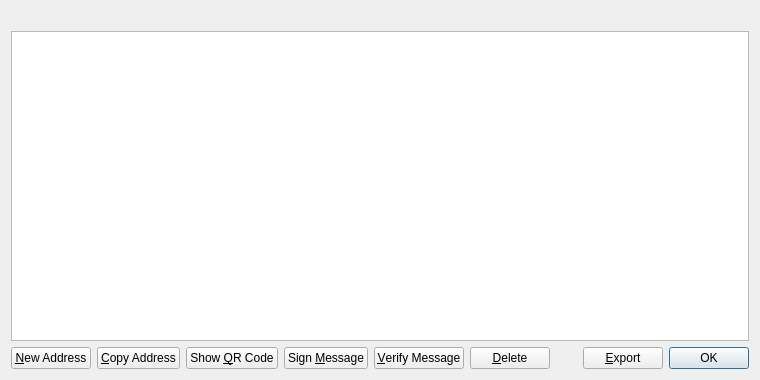
<?xml version="1.0" encoding="UTF-8"?>
<ui version="4.0">
 <class>AddressBookPage</class>
 <widget class="QWidget" name="AddressBookPage">
  <property name="geometry">
   <rect>
    <x>0</x>
    <y>0</y>
    <width>760</width>
    <height>380</height>
   </rect>
  </property>
  <property name="windowTitle">
   <string>Address Book</string>
  </property>
  <layout class="QVBoxLayout" name="verticalLayout">
   <item>
    <widget class="QLabel" name="labelExplanation">
     <property name="textFormat">
      <enum>Qt::PlainText</enum>
     </property>
     <property name="wordWrap">
      <bool>true</bool>
     </property>
    </widget>
   </item>
   <item>
    <widget class="QTableView" name="tableView">
     <property name="contextMenuPolicy">
      <enum>Qt::CustomContextMenu</enum>
     </property>
     <property name="toolTip">
      <string>Double-click to edit address or label</string>
     </property>
     <property name="tabKeyNavigation">
      <bool>false</bool>
     </property>
     <property name="alternatingRowColors">
      <bool>true</bool>
     </property>
     <property name="selectionMode">
      <enum>QAbstractItemView::SingleSelection</enum>
     </property>
     <property name="selectionBehavior">
      <enum>QAbstractItemView::SelectRows</enum>
     </property>
     <property name="sortingEnabled">
      <bool>true</bool>
     </property>
     <attribute name="verticalHeaderVisible">
      <bool>false</bool>
     </attribute>
    </widget>
   </item>
   <item>
    <layout class="QHBoxLayout" name="horizontalLayout">
     <item>
      <widget class="QPushButton" name="newAddress">
       <property name="toolTip">
        <string>Create a new address</string>
       </property>
       <property name="text">
        <string>&amp;New Address</string>
       </property>
       <property name="icon">
        <iconset resource="../bitcoin.qrc">
         <normaloff>:/icons/add</normaloff>:/icons/add</iconset>
       </property>
      </widget>
     </item>
     <item>
      <widget class="QPushButton" name="copyAddress">
       <property name="toolTip">
        <string>Copy the currently selected address to the system clipboard</string>
       </property>
       <property name="text">
        <string>&amp;Copy Address</string>
       </property>
       <property name="icon">
        <iconset resource="../bitcoin.qrc">
         <normaloff>:/icons/editcopy</normaloff>:/icons/editcopy</iconset>
       </property>
      </widget>
     </item>
     <item>
      <widget class="QPushButton" name="showQRCode">
       <property name="text">
        <string>Show &amp;QR Code</string>
       </property>
       <property name="icon">
        <iconset resource="../bitcoin.qrc">
         <normaloff>:/icons/qrcode</normaloff>:/icons/qrcode</iconset>
       </property>
      </widget>
     </item>
     <item>
      <widget class="QPushButton" name="signMessage">
       <property name="toolTip">
        <string>Sign a message to prove you own a CryptoBugCoin address</string>
       </property>
       <property name="text">
        <string>Sign &amp;Message</string>
       </property>
       <property name="icon">
        <iconset resource="../bitcoin.qrc">
         <normaloff>:/icons/edit</normaloff>:/icons/edit</iconset>
       </property>
      </widget>
     </item>
     <item>
      <widget class="QPushButton" name="verifyMessage">
       <property name="toolTip">
        <string>Verify a message to ensure it was signed with a specified CryptoBugCoin address</string>
       </property>
       <property name="text">
        <string>&amp;Verify Message</string>
       </property>
       <property name="icon">
        <iconset resource="../bitcoin.qrc">
         <normaloff>:/icons/transaction_0</normaloff>:/icons/transaction_0</iconset>
       </property>
      </widget>
     </item>
     <item>
      <widget class="QPushButton" name="deleteAddress">
       <property name="toolTip">
        <string>Delete the currently selected address from the list</string>
       </property>
       <property name="text">
        <string>&amp;Delete</string>
       </property>
       <property name="icon">
        <iconset resource="../bitcoin.qrc">
         <normaloff>:/icons/remove</normaloff>:/icons/remove</iconset>
       </property>
      </widget>
     </item>
     <item>
      <spacer name="horizontalSpacer">
       <property name="orientation">
        <enum>Qt::Horizontal</enum>
       </property>
       <property name="sizeHint" stdset="0">
        <size>
         <width>40</width>
         <height>20</height>
        </size>
       </property>
      </spacer>
     </item>
     <item>
      <widget class="QPushButton" name="exportButton">
       <property name="toolTip">
        <string>Export the data in the current tab to a file</string>
       </property>
       <property name="text">
        <string>&amp;Export</string>
       </property>
       <property name="icon">
        <iconset resource="../bitcoin.qrc">
         <normaloff>:/icons/export</normaloff>:/icons/export</iconset>
       </property>
      </widget>
     </item>
     <item>
      <widget class="QDialogButtonBox" name="buttonBox">
       <property name="sizePolicy">
        <sizepolicy hsizetype="Maximum" vsizetype="Fixed">
         <horstretch>0</horstretch>
         <verstretch>0</verstretch>
        </sizepolicy>
       </property>
       <property name="standardButtons">
        <set>QDialogButtonBox::Ok</set>
       </property>
      </widget>
     </item>
    </layout>
   </item>
  </layout>
 </widget>
 <resources>
  <include location="../bitcoin.qrc"/>
 </resources>
 <connections/>
</ui>
